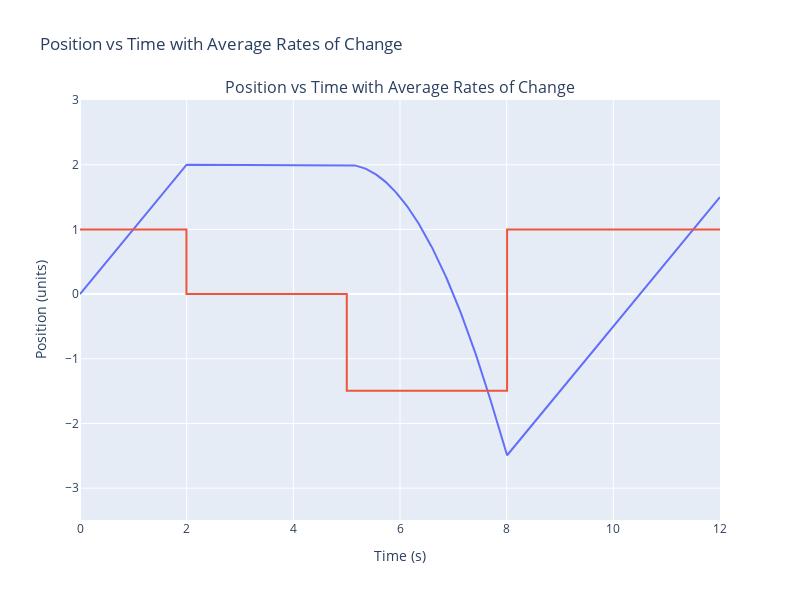

The code cell stored with this chart in its notebook:
### Code cell
# Let's plot our figures
# Create a figure for the position vs time plot
fig = make_subplots(rows=1, cols=1, subplot_titles=("Position vs Time with Average Rates of Change",))

# Add the position vs time trace
fig.add_trace(go.Scatter(x=time, y=positions, mode='lines', name='Position'), row=1, col=1)

# Add the rate of position vs time trace
fig.add_trace(go.Scatter(x=time[segment_indices.flatten()], y=position_rates, mode='lines', name='Position Rate'), row=1, col=1)

# Update layout
fig.update_xaxes(title_text="Time (s)", range=[0, total_time], row=1, col=1)
fig.update_yaxes(title_text="Position (units)", range=[min(positions) - 1, max(positions) + 1], row=1, col=1)
fig.update_layout(title_text="Position vs Time with Average Rates of Change", height=600, width=800, showlegend=False)

# Display the figure
pio.show(fig)

### Figure 1 — Plotly figure (JSON) as saved in the notebook; plotly's stock layout.template omitted (floating-point values rounded to 4 significant figures; data arrays with more than 128 entries replaced by an {"elided": "..."} marker saying what was removed)
{"data": [{"mode": "lines", "name": "Position", "type": "scatter", "x": {"elided": "500 float values"}, "xaxis": "x", "y": {"elided": "500 float values"}, "yaxis": "y"}, {"mode": "lines", "name": "Position Rate", "type": "scatter", "x": [0, 1.996, 1.996, 5.002, 5.002, 8.008, 8.008, 12], "xaxis": "x", "y": [1, 1, 0.001333, 0.001333, -1.494, -1.494, 1, 1], "yaxis": "y"}], "layout": {"annotations": [{"font": {"size": 16}, "showarrow": false, "text": "Position vs Time with Average Rates of Change", "x": 0.5, "xanchor": "center", "xref": "paper", "y": 1, "yanchor": "bottom", "yref": "paper"}], "height": 600, "showlegend": false, "title": {"text": "Position vs Time with Average Rates of Change"}, "width": 800, "xaxis": {"anchor": "y", "domain": [0, 1], "range": [0, 12], "title": {"text": "Time (s)"}}, "yaxis": {"anchor": "x", "domain": [0, 1], "range": [-3.492, 3], "title": {"text": "Position (units)"}}}}
